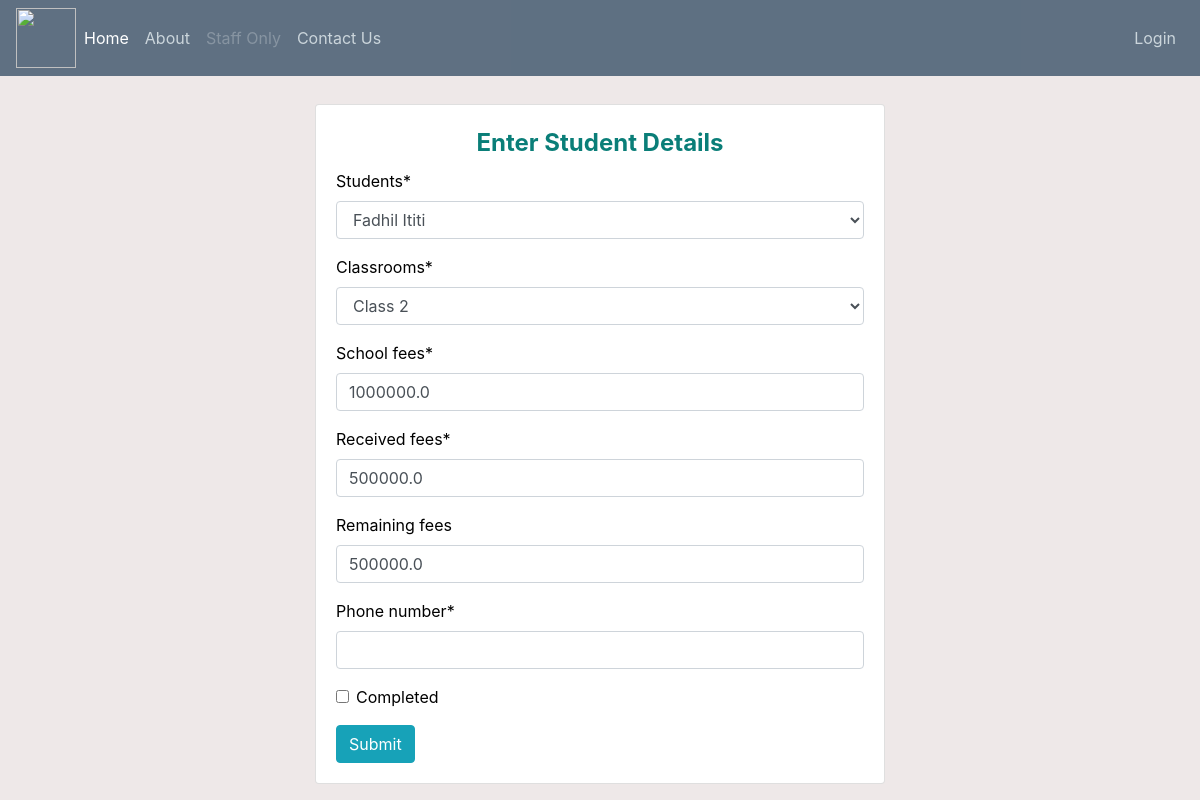
/update/6/, run on an earlier commit of the app's database.
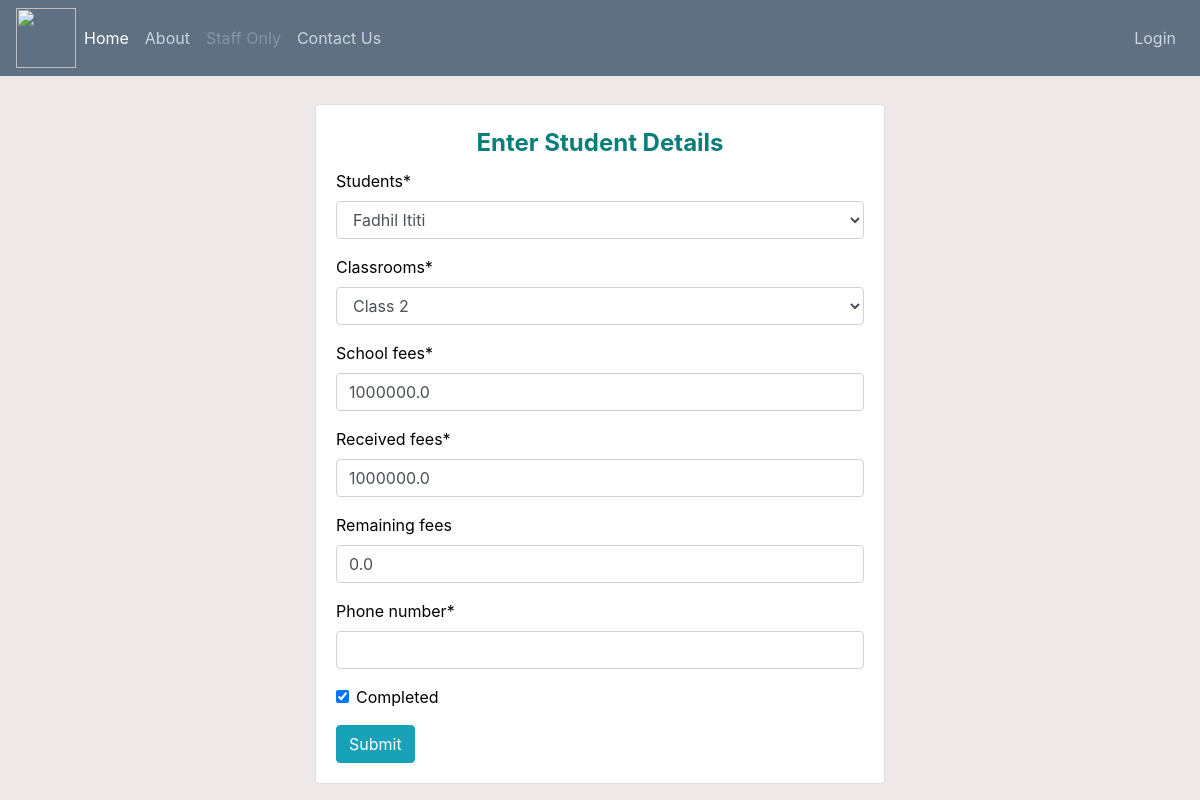
And on a later commit of the database.
### records/models.py (models this page shows, shortened)
class Records(models.Model):
    students = models.ForeignKey(Student, on_delete=models.CASCADE, null=True)
    classrooms = models.ForeignKey(Classroom, on_delete=models.CASCADE, null=True)
    school_fees = models.FloatField(default=1000000)
    received_fees = models.FloatField(null=False)
    Remaining_fees = models.FloatField(blank=True)
    completed = models.BooleanField(null=False, default=False)
    publish_date = models.DateTimeField(auto_now_add=True)
    phone_number = PhoneNumberField(null=True)

### records/views.py (the view)
# urls.py: path('update/<str:pk>/', views.UpdateRecord, name='update-record'),
def UpdateRecord(request, pk):
	record = Records.objects.get(id=pk)
	form = RecordsForm(instance=record)
	print('RECORD:', record)
	if request.method == 'POST':
		form = RecordsForm(request.POST, instance=record)
		if form.is_valid():
			form.save()
			return redirect('/')
	context = {'form':form}
	return render(request, 'records/records_form.html', context)

### records/forms.py
class RecordsForm(forms.ModelForm):
    class Meta:
        model = Records
        fields = ['students','classrooms','school_fees','received_fees','Remaining_fees', 'phone_number', 'completed']

### records/models.py (called while the page is built)
    def __str__(self):
        return self.name

    def __str__(self):
        return self.name

### records/templates/records/records_form.html (shortened to what this page needs)
{% extends "records/main.html" %}
{% load crispy_forms_tags %}
{% block content %}
<br>
<div class="d-flex justify-content-center">
          <div class="col-md-6">
              <div class="card card-body">
                <form method="POST" enctype="multipart/form-data">
                    <fieldset>
                        <legend style="text-align: center; color: rgb(10, 126, 120); font-weight: bold;">Enter Student Details</legend>
                        {{form|crispy}}
                    </fieldset>
                    <input class="btn btn-md btn-info" type="submit" name="submit">
                    </form>
              </div>
          </div>
      </div>
{% endblock %}

What changed in the data, as far as the page shows it:
changed Records "Fadhil Ititi": received_fees "500000.0" → "1000000.0"; Remaining_fees "500000.0" → "0.0"; completed "☐" → "☑"
